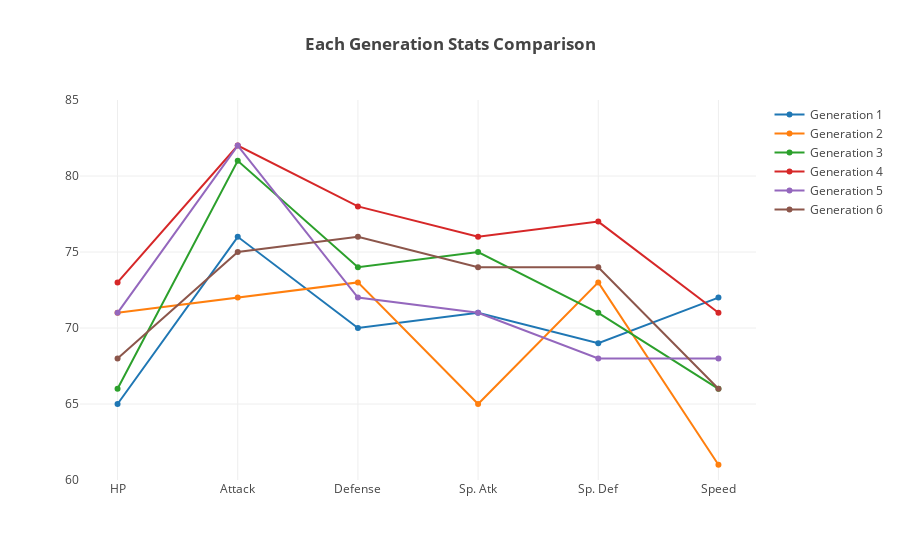

Notebook code for this chart:
### Markdown cell above
Whoa Generation IV has the highest total stats. Let's see each status comparison too!

### Code cell
status_type = ['HP', 'Attack', 'Defense', 'Sp. Atk', 'Sp. Def', 'Speed']

all_stats_1 = [df_gen_1['HP'].mean(), df_gen_1['Attack'].mean(), df_gen_1['Defense'].mean(),
               df_gen_1['Sp. Atk'].mean(), df_gen_1['Sp. Def'].mean(), df_gen_1['Speed'].mean()]

all_stats_2 = [df_gen_2['HP'].mean(), df_gen_2['Attack'].mean(), df_gen_2['Defense'].mean(),
               df_gen_2['Sp. Atk'].mean(), df_gen_2['Sp. Def'].mean(), df_gen_2['Speed'].mean()]

all_stats_3 = [df_gen_3['HP'].mean(), df_gen_3['Attack'].mean(), df_gen_3['Defense'].mean(),
               df_gen_3['Sp. Atk'].mean(), df_gen_3['Sp. Def'].mean(), df_gen_3['Speed'].mean()]

all_stats_4 = [df_gen_4['HP'].mean(), df_gen_4['Attack'].mean(), df_gen_4['Defense'].mean(),
               df_gen_4['Sp. Atk'].mean(), df_gen_4['Sp. Def'].mean(), df_gen_4['Speed'].mean()]

all_stats_5 = [df_gen_5['HP'].mean(), df_gen_5['Attack'].mean(), df_gen_5['Defense'].mean(),
               df_gen_5['Sp. Atk'].mean(), df_gen_5['Sp. Def'].mean(), df_gen_5['Speed'].mean()]

all_stats_6 = [df_gen_6['HP'].mean(), df_gen_6['Attack'].mean(), df_gen_6['Defense'].mean(),
               df_gen_6['Sp. Atk'].mean(), df_gen_6['Sp. Def'].mean(), df_gen_6['Speed'].mean()]


all_stats_1 = [int(i) for i in all_stats_1]
all_stats_2 = [int(i) for i in all_stats_2]
all_stats_3 = [int(i) for i in all_stats_3]
all_stats_4 = [int(i) for i in all_stats_4]
all_stats_5 = [int(i) for i in all_stats_5]
all_stats_6 = [int(i) for i in all_stats_6]

trace1 = go.Scatter(x = status_type,
                    y = all_stats_1,
                    name = 'Generation 1')

trace2 = go.Scatter(x = status_type,
                    y = all_stats_2,
                    name = 'Generation 2')

trace3 = go.Scatter(x = status_type,
                    y = all_stats_3,
                    name = 'Generation 3')

trace4 = go.Scatter(x = status_type,
                    y = all_stats_4,
                    name = 'Generation 4')

trace5 = go.Scatter(x = status_type,
                    y = all_stats_5,
                    name = 'Generation 5')

trace6 = go.Scatter(x = status_type,
                    y = all_stats_6,
                    name = 'Generation 6')

data = [trace1,trace2, trace3, trace4, trace5, trace6]

layout = go.Layout(title='<b>Each Generation Stats Comparison</b>',
                  showlegend=True,
                  yaxis=dict(
                    range=[60, 85],
                    dtick=5)
                  )

fig = go.Figure(data=data, layout=layout)
iplot(fig)

### Figure 1 — Plotly figure (JSON) as saved in the notebook; plotly's stock layout.template omitted (floating-point values rounded to 4 significant figures)
{"data": [{"name": "Generation 1", "type": "scatter", "uid": "fc9b98d9-bc52-4bcb-8e60-63c2b5461331", "x": ["HP", "Attack", "Defense", "Sp. Atk", "Sp. Def", "Speed"], "y": [65, 76, 70, 71, 69, 72]}, {"name": "Generation 2", "type": "scatter", "uid": "7a8f165b-e55d-49db-bdec-365eecea1538", "x": ["HP", "Attack", "Defense", "Sp. Atk", "Sp. Def", "Speed"], "y": [71, 72, 73, 65, 73, 61]}, {"name": "Generation 3", "type": "scatter", "uid": "e59872ba-6c15-4c03-9320-cb3db5a2bcb9", "x": ["HP", "Attack", "Defense", "Sp. Atk", "Sp. Def", "Speed"], "y": [66, 81, 74, 75, 71, 66]}, {"name": "Generation 4", "type": "scatter", "uid": "328c62f3-c474-4573-90c7-3fb23760ced7", "x": ["HP", "Attack", "Defense", "Sp. Atk", "Sp. Def", "Speed"], "y": [73, 82, 78, 76, 77, 71]}, {"name": "Generation 5", "type": "scatter", "uid": "83cb9510-1fa0-49a5-a9c5-df40f495f200", "x": ["HP", "Attack", "Defense", "Sp. Atk", "Sp. Def", "Speed"], "y": [71, 82, 72, 71, 68, 68]}, {"name": "Generation 6", "type": "scatter", "uid": "aeae9d54-3a1e-4b5d-b952-7dc7a78ac6bc", "x": ["HP", "Attack", "Defense", "Sp. Atk", "Sp. Def", "Speed"], "y": [68, 75, 76, 74, 74, 66]}], "layout": {"showlegend": true, "title": {"text": "<b>Each Generation Stats Comparison</b>"}, "yaxis": {"dtick": 5, "range": [60, 85]}}}
